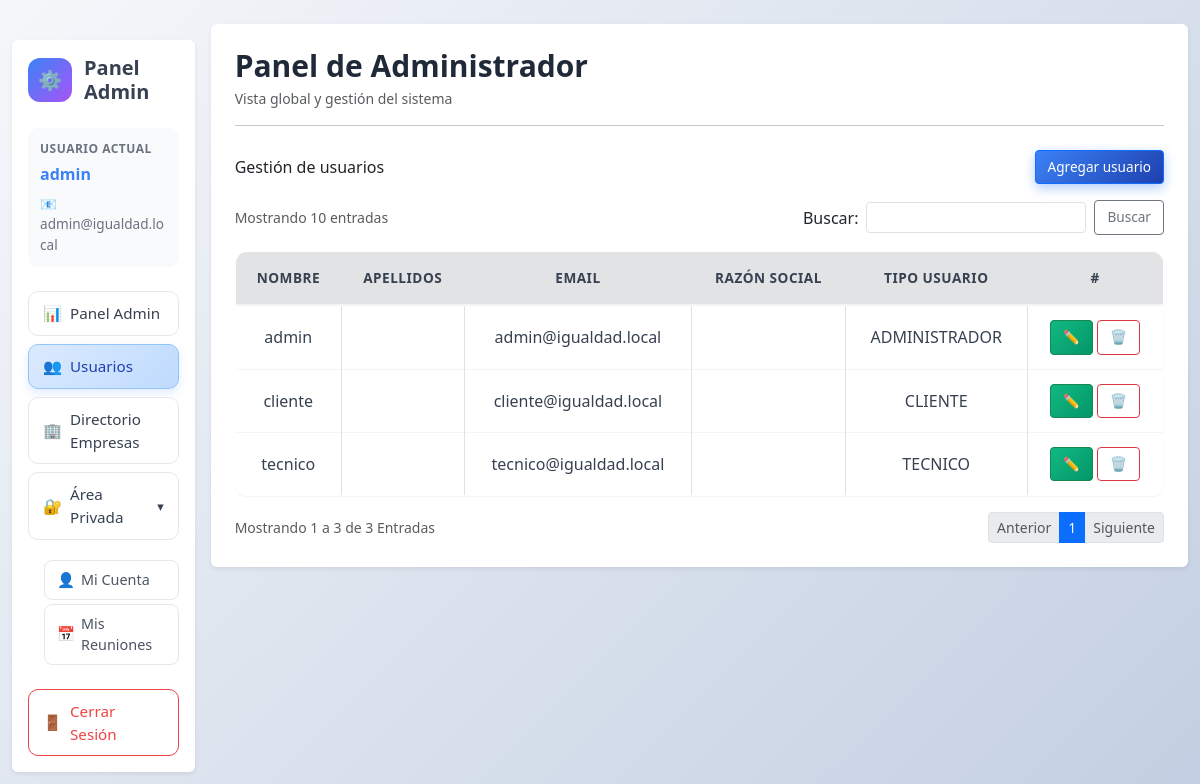
Page /Igualdad/model/admin.php?view=ver_usuarios (signed in) on the committed database.
### tables this page shows
CREATE TABLE `usuario`(
 `id_usuario`INT PRIMARY KEY AUTO_INCREMENT NOT NULL,
 `nombre_usuario`VARCHAR(255) UNIQUE NOT NULL,
 `apellidos`VARCHAR(255) DEFAULT NULL,
 `email`VARCHAR(255) UNIQUE NOT NULL,
 `telefono`VARCHAR(20)  DEFAULT NULL,
 `firmacorreo`VARCHAR(255) DEFAULT NULL,
 `direccion`VARCHAR(255) DEFAULT NULL,
 `localidad`VARCHAR(20) DEFAULT NULL,
 `password`VARCHAR(255) NOT NULL,
 `rol_id`INT NOT NULL,
    CONSTRAINT fk_usuario_rol FOREIGN KEY (rol_id) REFERENCES rol(id) ON DELETE RESTRICT,
INDEX idx_usuario_rol (rol_id)
);

CREATE TABLE `rol`(
 `id`INT PRIMARY KEY AUTO_INCREMENT NOT NULL,
 `nombre`VARCHAR(100) UNIQUE NOT NULL
);

### Igualdad/html/admin.html.php (the view, shortened to what the rows shown need)
<!doctype html>
<html lang="es">
<head>
    <link rel="stylesheet" href="../css/global.css">
    <link href="https://cdn.jsdelivr.net/npm/bootstrap@5.3.3/dist/css/bootstrap.min.css" rel="stylesheet">
    <link rel="stylesheet" href="../css/admin.css">
</head>
<body class="bg-light">
    <?php $view = $view ?? 'menu'; ?>
    <div class="container-fluid py-4">
        <div class="row g-3">
            <?php include __DIR__ . '/../php/fragments/sidebar.php'; ?>
            <main class="col-12 col-md-9 col-xl-10">
                <div class="card panel shadow-sm border-0 <?= in_array($view, ['menu', 'ver_usuarios'], true) ? 'panel-wide' : '' ?> <?= ($view === 'seguimiento_tecnicos') ? 'panel-followup' : '' ?> <?= ($view === 'reuniones') ? 'panel-reuniones' : '' ?>">
                    <div class="card-body p-4">
                        <div class="mb-4">
                            <h2 class="fw-bold mb-1">Panel de Administrador</h2>
                        </div>
                        <?php if ($view === 'menu'): ?>
                            <div class="admin-kpi-grid">
                                <div>
                                    <a class="admin-kpi-card" href="../model/empresa.php?view=ver_empresas&from=admin">
                                        <div class="admin-kpi-head">
                                            <span>Clientes</span>
                                            <span class="admin-kpi-icon">🏢</span>
                                        </div>
                                        <div class="admin-kpi-value"><?= (int)$totalClientes ?></div>
                                    </a>
                                </div>
                                <div>
                                    <a class="admin-kpi-card" href="admin.php?view=seguimiento_tecnicos">
                                        <div class="admin-kpi-head">
                                            <span>Personal Técnico</span>
                                            <span class="admin-kpi-icon">🧑‍💻</span>
                                        </div>
                                        <div class="admin-kpi-value"><?= (int)$totalTecnicos ?></div>
                                    </a>
                                </div>
                                <div>
                                    <a class="admin-kpi-card" href="../model/empresa.php?view=ver_contratos&from=admin">
                                        <div class="admin-kpi-head">
                                            <span>Servicios de Empresas</span>
                                            <span class="admin-kpi-icon">💼</span>
                                        </div>
                                        <div class="admin-kpi-value"><?= (int)$totalPlanesIgualdad ?></div>
                                    </a>
                                </div>
                                <div>
                                    <a class="admin-kpi-card" href="../model/empresa.php?view=ver_contratos&tipo_contrato=MANTENIMIENTO&from=admin">
                                        <div class="admin-kpi-head">
                                            <span>Mantenimientos</span>
                                            <span class="admin-kpi-icon">🛠️</span>
                                        </div>
                                        <div class="admin-kpi-value"><?= (int)$totalMantenimientos ?></div>
                                    </a>
                                </div>
                            </div>
                            <section class="operational-wrap">
                                <h5 class="mb-1">Resumen operativo</h5>
                                <p class="text-muted mb-3">Vista global del estado de cartera.</p>
                                <?php if (empty($adminOperationalSummary)): ?>
                                    <div class="alert alert-light border mb-0">No hay empresas con contratos para mostrar en el resumen.</div>
                                <?php else: ?>
                                    <?php foreach (($adminOperationalSummary ?? []) as $item): ?>
                                        <article class="operational-item">
                                            <div class="operational-top">
                                                <div>
                                                    <div class="operational-title"><?= h((string)($item['razon_social'] ?? '')) ?></div>
                                                    <div class="operational-meta"><?= h((string)($item['plan'] ?? '')) ?> · Personal Tecnico: <?= h((string)($item['tecnico'] ?? 'Sin tecnico asignado')) ?></div>
                                                </div>
                                                <span class="operational-state"><?= h((string)($item['estado'] ?? 'Pendiente')) ?></span>
                                            </div>
                                            <div class="operational-progress">
                                                <div class="operational-progress-bar" style="width: <?= (int)($item['progreso'] ?? 0) ?>%;"></div>
                                            </div>
                                        </article>
                                    <?php endforeach; ?>
                                <?php endif; ?>
                            </section>
                        <?php elseif ($view === 'ver_usuarios'): ?>
                            <table class="table table-bordered align-middle text-center usuarios-table">
                                <thead class="table-secondary">
                                    <tr>
                                        <th>Nombre</th>
                                        <th>Apellidos</th>
                                        <th>Email</th>
                                        <th>Razón social</th>
                                        <th>Tipo usuario</th>
                                        <th class="col-actions">#</th>
                                    </tr>
                                </thead>
                                <tbody>
                                    <?php foreach (($usuarios ?? []) as $u): ?>
                                        <tr>
                                            <td><?= h($u['nombre_usuario'] ?? '') ?></td>
                                            <td><?= h($u['apellidos'] ?? '') ?></td>
                                            <td><?= h($u['email'] ?? '') ?></td>
                                            <td><?= h($u['razon_social'] ?? '') ?></td>
                                            <td><?= h($u['rol'] ?? '') ?></td>
                                            <td class="col-actions">
                                                <div class="actions-nowrap">
                                                    <a class="btn btn-success btn-sm"
                                                        href="admin.php?view=edit&id_usuario=<?= (int)$u['id_usuario'] ?>" title="Editar">✏️</a>
                                                    <form method="post" action="../controller/admin_controller.php" class="d-inline"
                                                        onsubmit="return confirm('¿Seguro que quieres eliminar el usuario <?= h($u['nombre_usuario'] ?? '') ?>?');">
                                                        <button class="btn btn-outline-danger btn-sm" type="submit" title="Eliminar">🗑</button>
                                                    </form>
                                                </div>
                                            </td>
                                        </tr>
                                    <?php endforeach; ?>
                                </tbody>
                            </table>
                                    <?php elseif ($view === 'privada'): ?>
                                        <div class="alert alert-light border mb-0">
                                            Selecciona una opcion de Area Privada: <strong>Mi cuenta</strong> o <strong>Mis reuniones</strong>.
                                        </div>
                <?php endif; ?>
                </div>
        </div>
        </main>
    </div>
    </div>
</body>
</html>

### Igualdad/php/fragments/sidebar.php (shortened to what the rows shown need)
<?php
$view = (string)($view ?? 'menu');
$userName = (string)($adminUsername ?? $tecnicoUsername ?? $sessionUsername ?? $_SESSION['user']['nombre_usuario'] ?? 'Usuario');
$userEmail = (string)($adminEmail ?? $tecnicoEmail ?? $sessionEmail ?? $_SESSION['user']['email'] ?? '');
?>
<aside class="col-12 col-md-3 col-xl-2">
    <div class="card shadow-sm border-0 sidebar">
        <div class="card-body p-3">
            <div class="sidebar-user-info mb-4">
                <div class="info-label">USUARIO ACTUAL</div>
                <div class="info-value mb-2"><?= h($userName) ?></div>
                <?php if ($userEmail !== ''): ?>
                    <div class="info-email">
                        <span class="me-1">📧</span> <?= h($userEmail) ?>
                    </div>
                <?php endif; ?>
            </div>
        </div>
    </div>
</aside>

### rows in the picture
usuario: email "admin@igualdad.local", nombre_usuario "admin", rol.nombre "ADMINISTRADOR"
usuario: nombre_usuario "cliente", email "cliente@igualdad.local", rol.nombre "CLIENTE"
usuario: nombre_usuario "tecnico", email "tecnico@igualdad.local", rol.nombre "TECNICO"

### other values in the picture
$sidebarAvatar "⚙️"
$sidebarRoleLabel "Panel Admin"
$userName "admin"
$start "1"
$end "3"
$totalUsuarios "3"
